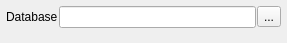
<?xml version="1.0" encoding="UTF-8"?>
<ui version="4.0">
 <class>SqliteAuthWidget</class>
 <widget class="QWidget" name="SqliteAuthWidget">
  <property name="geometry">
   <rect>
    <x>0</x>
    <y>0</y>
    <width>287</width>
    <height>43</height>
   </rect>
  </property>
  <property name="windowTitle">
   <string>Form</string>
  </property>
  <layout class="QVBoxLayout" name="verticalLayout">
   <property name="spacing">
    <number>4</number>
   </property>
   <property name="margin">
    <number>6</number>
   </property>
   <item>
    <layout class="QHBoxLayout" name="horizontalLayout">
     <property name="spacing">
      <number>1</number>
     </property>
     <item>
      <widget class="QLabel" name="label">
       <property name="text">
        <string>Database</string>
       </property>
       <property name="buddy">
        <cstring>fileNameLineEdit</cstring>
       </property>
      </widget>
     </item>
     <item>
      <widget class="QLineEdit" name="fileNameLineEdit"/>
     </item>
     <item>
      <widget class="QToolButton" name="chooseFileToolButton">
       <property name="text">
        <string>...</string>
       </property>
      </widget>
     </item>
    </layout>
   </item>
   <item>
    <spacer name="verticalSpacer">
     <property name="orientation">
      <enum>Qt::Vertical</enum>
     </property>
     <property name="sizeHint" stdset="0">
      <size>
       <width>20</width>
       <height>2</height>
      </size>
     </property>
    </spacer>
   </item>
  </layout>
 </widget>
 <resources/>
 <connections/>
</ui>
